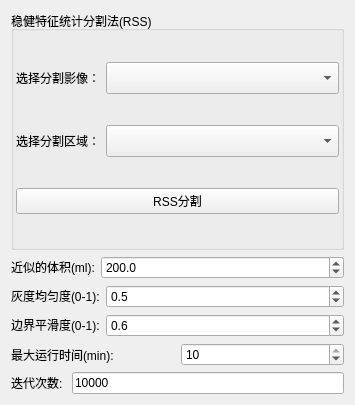
<?xml version="1.0" encoding="UTF-8"?>
<ui version="4.0">
 <class>WxAutoSegmentationViewControls</class>
 <widget class="QWidget" name="WxAutoSegmentationViewControls">
  <property name="geometry">
   <rect>
    <x>0</x>
    <y>0</y>
    <width>355</width>
    <height>405</height>
   </rect>
  </property>
  <layout class="QVBoxLayout" name="verticalLayout_3">
   <item>
    <widget class="QGroupBox" name="groupBox1">
     <property name="title">
      <string>稳健特征统计分割法(RSS)</string>
     </property>
     <layout class="QVBoxLayout" name="verticalLayout_2">
      <property name="spacing">
       <number>2</number>
      </property>
      <property name="leftMargin">
       <number>2</number>
      </property>
      <property name="topMargin">
       <number>2</number>
      </property>
      <property name="rightMargin">
       <number>2</number>
      </property>
      <property name="bottomMargin">
       <number>2</number>
      </property>
      <item>
       <layout class="QHBoxLayout" name="horizontalLayout">
        <item>
         <widget class="QLabel" name="lblRefImage">
          <property name="sizePolicy">
           <sizepolicy hsizetype="Fixed" vsizetype="Fixed">
            <horstretch>0</horstretch>
            <verstretch>0</verstretch>
           </sizepolicy>
          </property>
          <property name="minimumSize">
           <size>
            <width>0</width>
            <height>0</height>
           </size>
          </property>
          <property name="maximumSize">
           <size>
            <width>16777215</width>
            <height>16777215</height>
           </size>
          </property>
          <property name="text">
           <string>选择分割影像：</string>
          </property>
         </widget>
        </item>
        <item>
         <widget class="QmitkDataStorageComboBox" name="cmbbxOriginalImageSelector">
          <property name="sizePolicy">
           <sizepolicy hsizetype="Preferred" vsizetype="Fixed">
            <horstretch>0</horstretch>
            <verstretch>0</verstretch>
           </sizepolicy>
          </property>
          <property name="minimumSize">
           <size>
            <width>0</width>
            <height>32</height>
           </size>
          </property>
         </widget>
        </item>
       </layout>
      </item>
      <item>
       <layout class="QHBoxLayout" name="horizontalLayout_2">
        <item>
         <widget class="QLabel" name="label_6">
          <property name="sizePolicy">
           <sizepolicy hsizetype="Fixed" vsizetype="Fixed">
            <horstretch>0</horstretch>
            <verstretch>0</verstretch>
           </sizepolicy>
          </property>
          <property name="text">
           <string>选择分割区域：</string>
          </property>
         </widget>
        </item>
        <item>
         <widget class="QmitkDataStorageComboBox" name="cmbbxLabelImageSelector">
          <property name="sizePolicy">
           <sizepolicy hsizetype="Preferred" vsizetype="Fixed">
            <horstretch>0</horstretch>
            <verstretch>0</verstretch>
           </sizepolicy>
          </property>
          <property name="minimumSize">
           <size>
            <width>0</width>
            <height>32</height>
           </size>
          </property>
         </widget>
        </item>
       </layout>
      </item>
      <item>
       <widget class="QPushButton" name="ApplyPushButton">
        <property name="text">
         <string>RSS分割</string>
        </property>
       </widget>
      </item>
     </layout>
    </widget>
   </item>
   <item>
    <layout class="QVBoxLayout" name="verticalLayout">
     <item>
      <layout class="QHBoxLayout" name="horizontalLayout_3">
       <item>
        <widget class="QLabel" name="label">
         <property name="sizePolicy">
          <sizepolicy hsizetype="Fixed" vsizetype="Fixed">
           <horstretch>0</horstretch>
           <verstretch>0</verstretch>
          </sizepolicy>
         </property>
         <property name="text">
          <string>近似的体积(ml):</string>
         </property>
        </widget>
       </item>
       <item>
        <widget class="QDoubleSpinBox" name="dspbExpectedVolume">
         <property name="decimals">
          <number>1</number>
         </property>
         <property name="minimum">
          <double>1.000000000000000</double>
         </property>
         <property name="maximum">
          <double>10000.000000000000000</double>
         </property>
         <property name="value">
          <double>200.000000000000000</double>
         </property>
        </widget>
       </item>
      </layout>
     </item>
     <item>
      <layout class="QHBoxLayout" name="horizontalLayout_4">
       <item>
        <widget class="QLabel" name="label_2">
         <property name="sizePolicy">
          <sizepolicy hsizetype="Fixed" vsizetype="Fixed">
           <horstretch>0</horstretch>
           <verstretch>0</verstretch>
          </sizepolicy>
         </property>
         <property name="text">
          <string>灰度均匀度(0-1):</string>
         </property>
        </widget>
       </item>
       <item>
        <widget class="QDoubleSpinBox" name="dspbIntensityHomogeneity">
         <property name="decimals">
          <number>1</number>
         </property>
         <property name="minimum">
          <double>0.000000000000000</double>
         </property>
         <property name="maximum">
          <double>1.000000000000000</double>
         </property>
         <property name="singleStep">
          <double>0.100000000000000</double>
         </property>
         <property name="value">
          <double>0.500000000000000</double>
         </property>
        </widget>
       </item>
      </layout>
     </item>
     <item>
      <layout class="QHBoxLayout" name="horizontalLayout_5">
       <item>
        <widget class="QLabel" name="label_3">
         <property name="sizePolicy">
          <sizepolicy hsizetype="Fixed" vsizetype="Fixed">
           <horstretch>0</horstretch>
           <verstretch>0</verstretch>
          </sizepolicy>
         </property>
         <property name="text">
          <string>边界平滑度(0-1):</string>
         </property>
        </widget>
       </item>
       <item>
        <widget class="QDoubleSpinBox" name="dspbCurvatureWeight">
         <property name="decimals">
          <number>1</number>
         </property>
         <property name="minimum">
          <double>0.000000000000000</double>
         </property>
         <property name="maximum">
          <double>1.000000000000000</double>
         </property>
         <property name="singleStep">
          <double>0.100000000000000</double>
         </property>
         <property name="value">
          <double>0.600000000000000</double>
         </property>
        </widget>
       </item>
      </layout>
     </item>
     <item>
      <layout class="QHBoxLayout" name="horizontalLayout_6">
       <item>
        <widget class="QLabel" name="label_4">
         <property name="text">
          <string>最大运行时间(min):</string>
         </property>
        </widget>
       </item>
       <item>
        <widget class="QSpinBox" name="maxRunningTime">
         <property name="minimum">
          <number>1</number>
         </property>
         <property name="maximum">
          <number>10</number>
         </property>
         <property name="value">
          <number>10</number>
         </property>
        </widget>
       </item>
      </layout>
     </item>
     <item>
      <layout class="QHBoxLayout" name="horizontalLayout_8">
       <item>
        <widget class="QLabel" name="label_5">
         <property name="text">
          <string>迭代次数: </string>
         </property>
        </widget>
       </item>
       <item>
        <widget class="QLineEdit" name="maxIteratorNum">
         <property name="text">
          <string>10000</string>
         </property>
        </widget>
       </item>
      </layout>
     </item>
    </layout>
   </item>
  </layout>
 </widget>
 <layoutdefault spacing="6" margin="11"/>
 <customwidgets>
  <customwidget>
   <class>QmitkDataStorageComboBox</class>
   <extends>QComboBox</extends>
   <header location="global">QmitkDataStorageComboBox.h</header>
  </customwidget>
 </customwidgets>
 <resources/>
 <connections/>
</ui>
